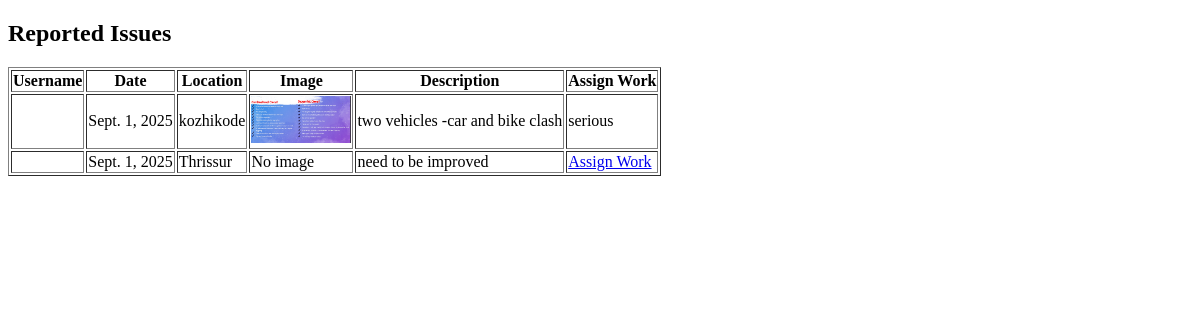
/issues, run on an earlier commit of the app's database.
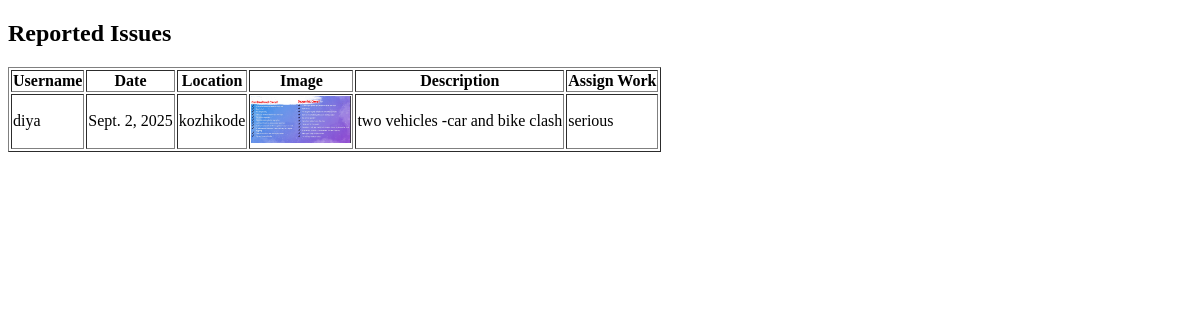
And on a later commit of the database.
### roadapp/models.py (models this page shows)
class ReportTable(models.Model):
    USER_ID=models.ForeignKey(UserTable,on_delete=models.CASCADE,null=True,blank=True)
    AUTHORITY_ID=models.ForeignKey(AuthorityTable,on_delete=models.CASCADE,null=True,blank=True)
    Message=models.CharField(max_length=200,null=True,blank=True)
    Time=models.DateTimeField(auto_now_add=True)
    Date=models.DateField(auto_now_add=True)
    Location=models.CharField(max_length=50,null=True,blank=True)
    Image=models.FileField(null=True,blank=True)
    Description=models.CharField(max_length=200,null=True,blank=True)
    Status=models.CharField(max_length=20,null=True,blank=True)

class AssignWorkTable(models.Model):
    REPORT_ID=models.ForeignKey(ReportTable,on_delete=models.CASCADE,null=True,blank=True,related_name='assignments')
    Startdate=models.DateField(auto_now_add=True)
    Enddate=models.DateField(null=True,blank=True)
    Status=models.CharField(max_length=20,null=True,blank=True)

class UserTable(models.Model):
    LOGIN=models.ForeignKey(LoginTable,on_delete=models.CASCADE,null=True,blank=True)
    Name=models.CharField(max_length=20,null=True,blank=True)
    Age=models.IntegerField(null=True,blank=True)
    Gender=models.CharField(max_length=20,null=True,blank=True)
    Address=models.CharField(max_length=50,null=True,blank=True)
    Phone=models.BigIntegerField(null=True,blank=True)
    Email=models.CharField(max_length=50,null=True,blank=True)

### roadapp/views.py (the view)
# urls.py: path('issues', issues.as_view(), name='issues'),
class issues(View):
    def get(self, request):
        obj = ReportTable.objects.all()
        return render(request, "Administration/assignwork.html", {'val': obj})

### templates/Administration/assignwork.html (shortened to what this page needs)
<!DOCTYPE html>
<html>
<head>
</head>
<body>
    <h2>Reported Issues</h2>
    <table border="1">
        <tr>
            <th>Username</th>
            <th>Date</th>
            <th>Location</th>
            <th>Image</th>
            <th>Description</th>
            <th>Assign Work</th>
        </tr>
{% for issue in val %}
<tr>
    <td>{{ issue.USER_ID.Name }}</td>
    <td>{{ issue.Date }}</td>
    <td>{{ issue.Location }}</td>
    <td>
        {% if issue.Image %}
            <img src="{{ issue.Image.url }}" width="100"/>
        {% else %}
            No image
        {% endif %}
    </td>
    <td>{{ issue.Description }}</td>
    {% with assignment=issue.assignments.first %}
        {% if assignment %}
            <td>{{ assignment.Status }}</td>
        {% else %}
            <td>
                <a href="assignwork/{{ issue.id }}">Assign Work</a>
            </td>
        {% endif %}
    {% endwith %}
</tr>
{% endfor %}
    </table>
</body>
</html>

What changed in the data, as far as the page shows it:
removed ReportTable: Date "Sept. 1, 2025", Location "kozhikode", Image (picture), Description "two vehicles -car and bike clash", assignments.first.Status "serious"
removed ReportTable: Date "Sept. 1, 2025", Location "Thrissur", Image "No image", Description "need to be improved"
added ReportTable: USER_ID.Name "diya", Date "Sept. 2, 2025", Location "kozhikode", Image (picture), Description "two vehicles -car and bike clash", assignments.first.Status "serious"
